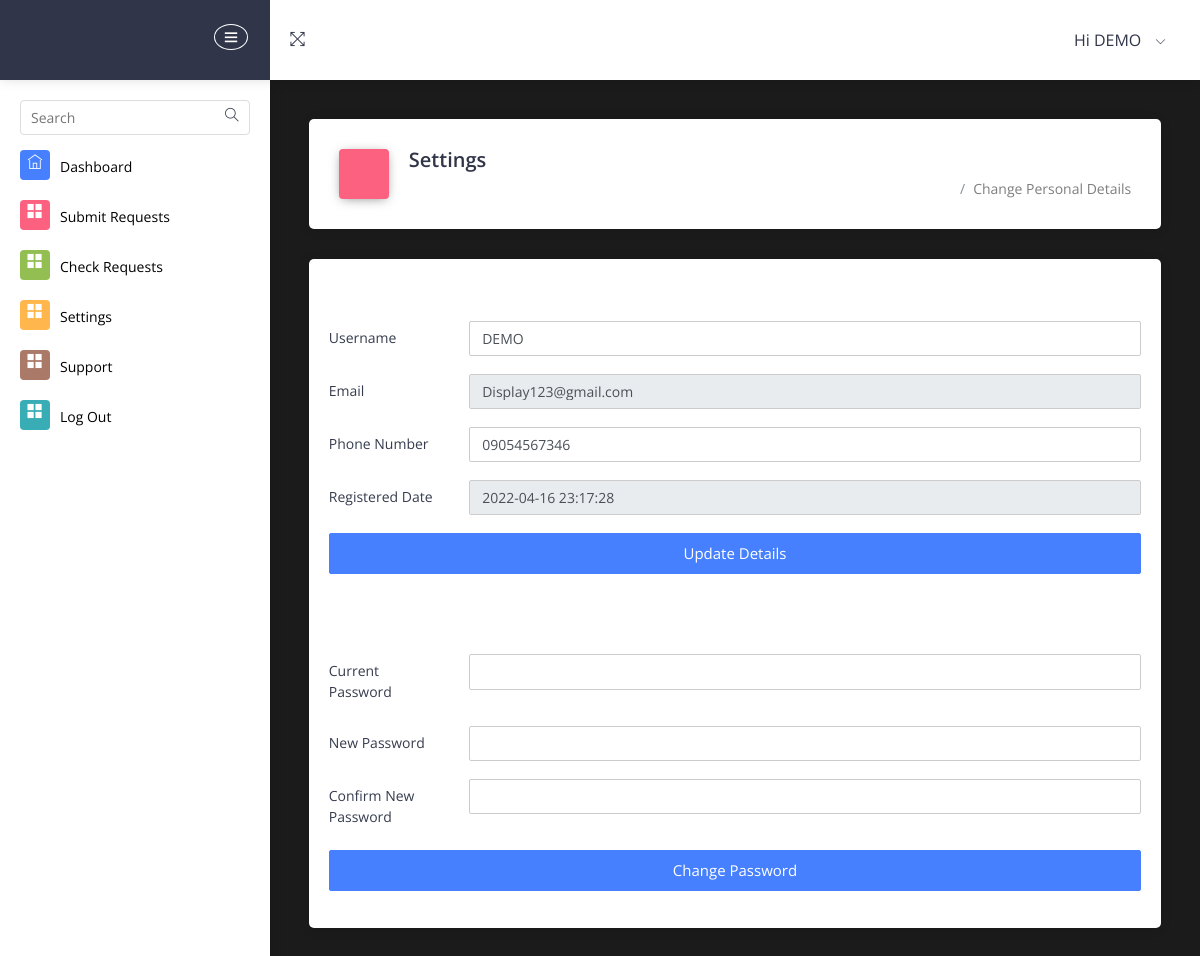
The page /settings.php (signed in) on the database its author committed.
### tables this page shows
CREATE TABLE `users` (
  `id` int(3) NOT NULL,
  `username` varchar(255) NOT NULL,
  `email` varchar(255) NOT NULL,
  `phone` varchar(255) NOT NULL,
  `password` varchar(255) NOT NULL,
  `register_date` datetime NOT NULL DEFAULT current_timestamp()
);

### settings.php (the view, shortened to what this page needs)
<?php
 include('./includes/db.php');
if (strlen($_SESSION['id']==0)) {
  header('location:logout.php');
  ob_end_flush();
  } else{
?>
<?php  include_once('./includes/user_header.php');  ?>
<?php  include_once('./includes/user_nav.php');  ?>
            <div class="pcoded-main-container">
                <div class="pcoded-wrapper">
<?php  include_once('./includes/user_sidebar.php');  ?>
                    <div class="pcoded-content">
                        <div class="pcoded-inner-content">
                            <div class="main-body">
                                <div class="page-wrapper">
                                    <div class="page-header card">
                                        <div class="row align-items-end">
                                            <div class="col-lg-8">
                                                <div class="page-header-title">
                                                    <i class="icofont icofont icofont icofont-file-document bg-c-pink"></i>
                                                    <div class="d-inline">
                                                    <h4>Settings</h4>
                                                    </div>
                                                </div>
                                            </div>
                                            <div class="col-lg-4">
                                                <div class="page-header-breadcrumb">
                                                    <ul class="breadcrumb-title">
                                                        <li class="breadcrumb-item">
                                                            <a href="home.php">
                                                                <i class="icofont icofont-home"></i>
                                                            </a>
                                                        </li>
                                                        <li class="breadcrumb-item"><a href="settings.php">Change Personal Details</a>
                                                        </li>
                                                    </ul>
                                                </div>
                                            </div>
                                        </div>
                                    </div>
                                    <div class="page-body">
                                        <div class="row">
                                            <div class="col-sm-12">
                                        <div class="card">
<div class="card-block">
<?php
$id=$_SESSION['id'];
$query=mysqli_query($conn,"select * from users where id='$id'");
while($result=mysqli_fetch_array($query)):
    ?>
                <form method="post">
                    <br><br>
                        <div class="form-group row">
                            <label class="col-sm-2 col-form-label">Username</label>
                            <div class="col-sm-10">
                                <input type="text" class="form-control"name="username" id="fname" value ="<?php echo $result['username'];?>" required />
                            </div>
                        </div>
                        <div class="form-group row">
                            <label class="col-sm-2 col-form-label"><i class="zmdi zmdi-email"></i>Email</label>
                            <div class="col-sm-10">
                                <input type="email" class="form-control"name="email" id="email" value ="<?php echo $result['email']; ?>" readonly />
                            </div>
                        </div>
                        <div class="form-group row">
                            <label class="col-sm-2 col-form-label"><i class="zmdi zmdi-email"></i>Phone Number</label>
                            <div class="col-sm-10">
                                <input type="text" class="form-control"name="contact" id="contact"  value = "<?php echo $result['phone']; ?>" pattern="[0-9]{11}" title="11 numeric characters only"  maxlength="11" required/>
                            </div>
                        </div>
                        <div class="form-group row">
                            <label class="col-sm-2 col-form-label"><i class="zmdi zmdi-email"></i>Registered Date</label>
                            <div class="col-sm-10">
                                <input type="text" class="form-control"name="regdate" id="regdate" value ="<?php echo $result['register_date']; ?>" readonly />
                            </div>
                        </div>
                            <div class="form-group form-button">
                                <button type="submit" class="btn btn-primary btn-block" name="update">Update Details</button>
                            </div>
                    </form>  <br><br><br>
<?php
endwhile;
  ?>
<form method="post" name="changepassword" onSubmit="return valid();" id="chgpass">
                        <div class="form-group row">
                            <label class="col-sm-2 col-form-label">Current Password </label>
                            <div class="col-sm-10">
                                <input type="password" class="form-control" id="currentpassword" name="currentpassword" value="" required />
                            </div>
                        </div>
                        <div class="form-group row">
                            <label class="col-sm-2 col-form-label">New Password</label>
                            <div class="col-sm-10">
                                <input type="password" class="form-control" id="newpassword" name="newpassword" value="" required />
                            </div>
                        </div>
                        <div class="form-group row">
                            <label class="col-sm-2 col-form-label">Confirm New Password</label>
                            <div class="col-sm-10">
                                <input type="password" class="form-control" id="confirmpassword" name="confirmpassword" required />
                            </div>
                        </div>
<div class="form-group form-button"><button type="submit" class="btn btn-primary btn-block" name="change-password">Change Password</button> </div>
</form>
</div>
</div>
                                            </div>
                                        </div>
                                    </div>
<?php } include_once('./includes/user_footer.php') ?>

### rows shown on the page
users: username "DEMO", email "Display123@gmail.com", contact "09054567346", regdate "2022-04-16 23:17:28"

### other values the page prints
$_SESSION['username'] "DEMO"
